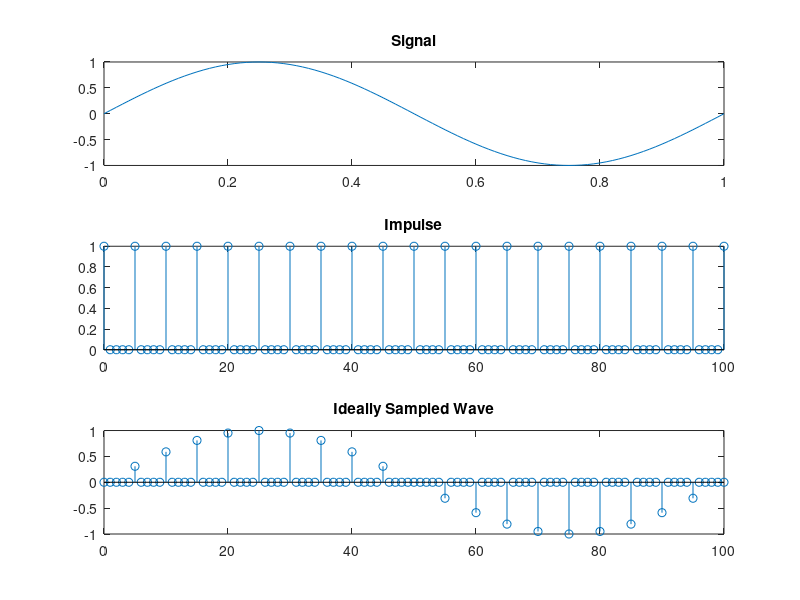

Recreate this plot in MATLAB.
freq=1;
t=0:0.01:1;
N=length(t);
arg=2*pi*freq*t;
y=sin(arg);

subplot(3,1,1);
plot(t,y);
title('Signal')
ts=5;
m=0:1:100;
for i=0:1:100
    if(mod(i,ts)==0)
        imp(i+1)=1;
    else
        imp(i+1)=0;
    end
end

subplot(3,1,2);
stem(m,imp);
title('Impulse');
out=y.*imp;

subplot(3,1,3);
stem(m,out );
title('Ideally Sampled Wave');